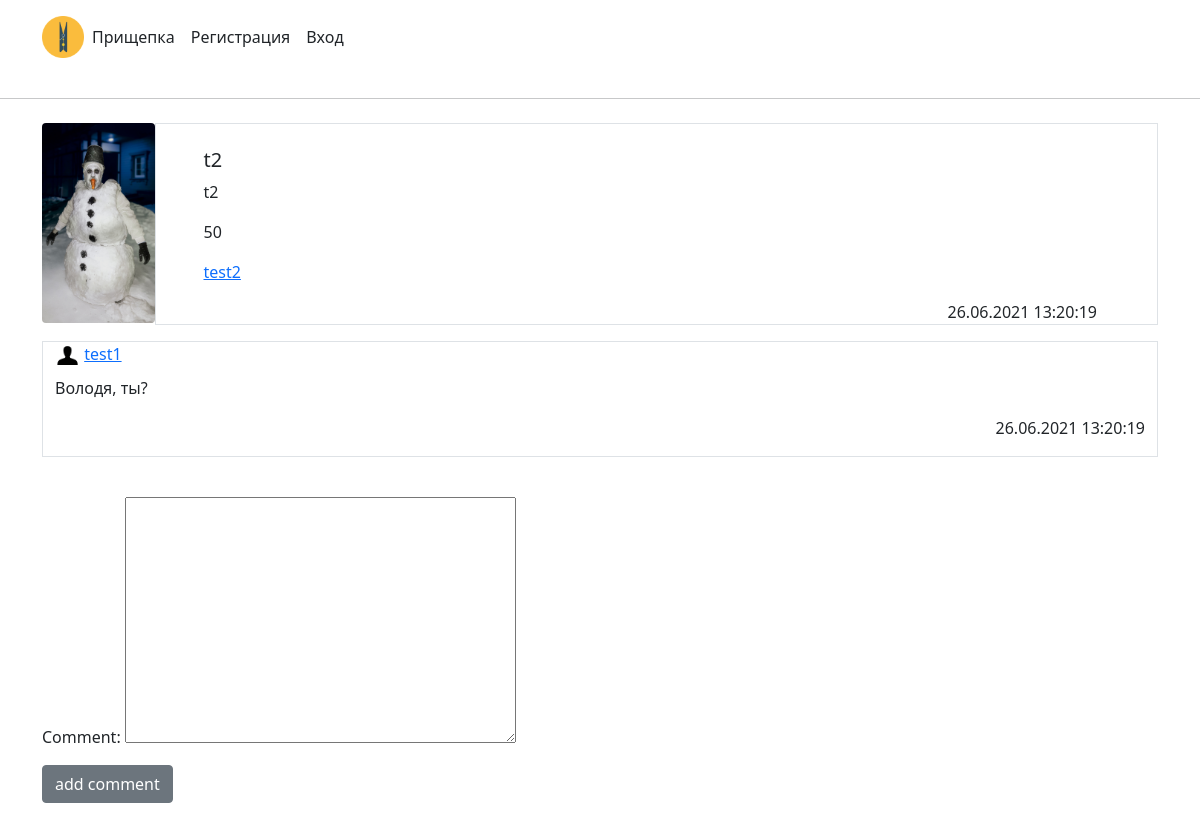
Before: /detail/53/ with the older database file.
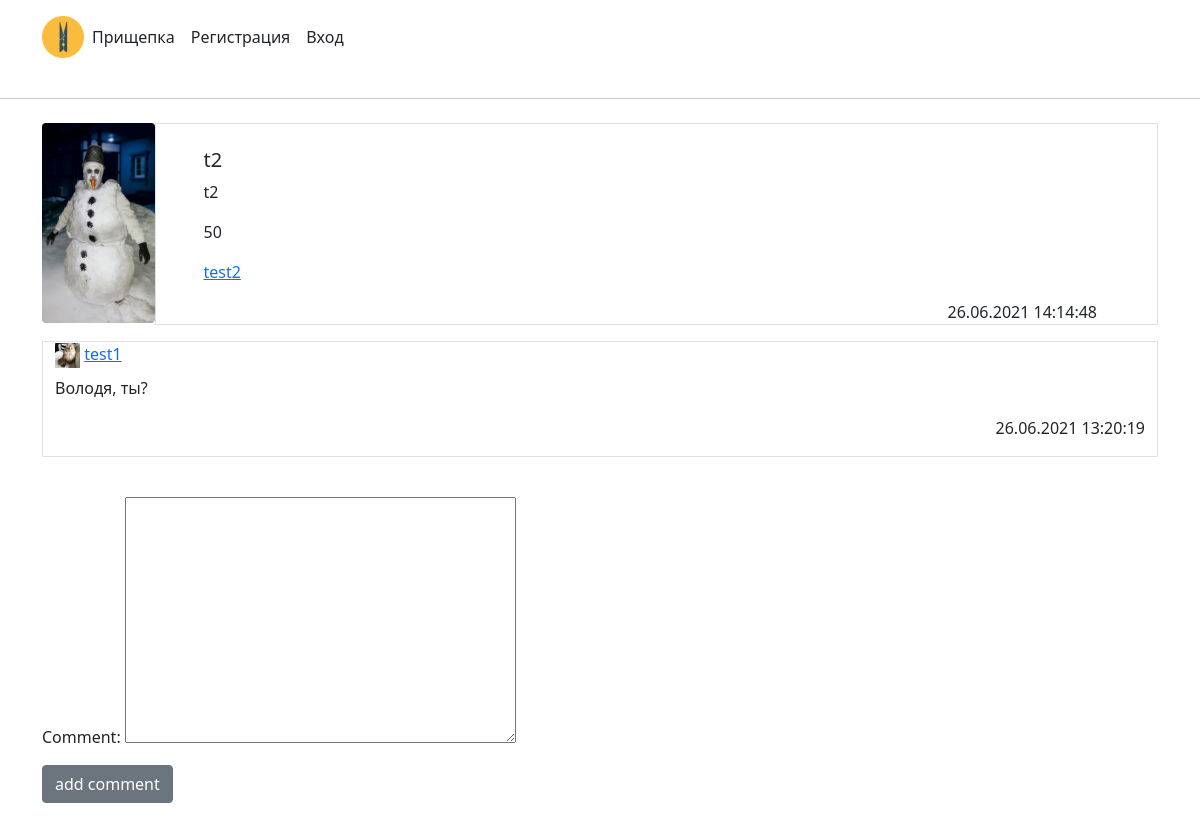
After: the same page with the newer database file.
### Services/models.py (models this page shows, shortened)
class Service(models.Model):
    picture = models.ImageField(upload_to='service', null=True, blank=True)
    title = models.CharField(max_length=200)
    descriptions = models.TextField()
    price = models.PositiveIntegerField()
    date_created = models.DateTimeField(auto_now_add=True)
    user = models.ForeignKey(User, on_delete=models.CASCADE, null=True)
    count = models.PositiveIntegerField(default=0)

class Comments(models.Model):
    comment = models.TextField()
    date_created = models.DateTimeField(auto_now=True)
    user = models.ForeignKey(User, on_delete=models.CASCADE, null=True)
    service = models.ForeignKey(Service, on_delete=models.CASCADE, null=True)

### users/models.py (models this page shows)
class UserInfo(models.Model):
    image = models.ImageField(upload_to='user', null=True, blank=True)
    phone = models.CharField(max_length=20, null=True, blank=True)
    user = models.OneToOneField(User, on_delete=models.CASCADE, null=True)

### Services/views.py (the view, shortened to what this page needs)
# urls.py: path('detail/<int:pk>/', ServiceDetailView.as_view(), name='detail'),
class ServiceDetailView(DetailView, CreateView):
    model = Service
    context_object_name = 'service'
    template_name = 'service/service_id.html'
    form_class = CommentsForm
    def get_context_data(self, **kwargs):
        context = super().get_context_data(**kwargs)
        service_user = Service.objects.get(pk=self.kwargs['pk']).user
        if not self.request.user == service_user:
            print(self.request.user, service_user)
            service = Service.objects.get(pk=self.kwargs['pk'])
            service.count += 1
            service.save()
        context['count'] = Service.objects.get(pk=self.kwargs['pk']).count
        context['owner'] = self.request.user == service_user
        return context

### Services/forms.py
class CommentsForm(forms.ModelForm):
    class Meta:
        model = Comments
        fields = ['comment']

### templates/service/service_id.html (shortened to what this page needs)
{% extends 'base.html' %}
{% load static %}
{% block content %}
<div class="container mt-4">
    <div class="d-flex position-relative mt-3">
      {% if service.picture %}
      <img src="{{ service.picture.url }}" height="200" class="rounded">
      {% endif %}
      <div class="container border px-5">
        <br>
        <h5 class="mt-0">{{ service.title }}</h5>
        <p>{{ service.descriptions }}</p>
        <p>{{ service.price }}</p>
        <p><a href="{% url 'account' service.user.pk %}">{{ service.user }}</a></p>
          <span class="container d-flex justify-content-end">
              {{ service.date_created|date:'d.m.Y H:i:s'}}
          </span>
      </div>
    </div>
</div>
<div class="container mt-3">
    {% for comm in service.comments_set.all %}
    <div class="container bt-3 border">
        {% if comm.user.userinfo.image %}
        <img src="{{ comm.user.userinfo.image.url }}" height="25">
        {% else %}
        <img src="{% static 'image/user1.png' %}" height="25">
        {% endif %}
        <a href="{% url 'account' comm.user.pk %}">{{ comm.user }}</a>
        <p class="mt-2">{{ comm.comment }}</p>
        <p class="d-flex justify-content-end">{{ comm.date_created|date:'d.m.Y H:i:s' }}</p>
    </div>
    <br>
    {% endfor %}
</div>
<div class="container mt-3">
    <form method="POST">
        {{ form.as_p }}
        <input type="submit" class="btn btn-secondary" value="add comment">
    </form>
</div>
{% endblock %}

Changed rows visible on the page:
changed Service "test2": date_created "26.06.2021 13:20:19" → "26.06.2021 14:14:48"
changed through a linked row, Comments "Володя, ты?": user.userinfo.image: picture added; image: picture removed
